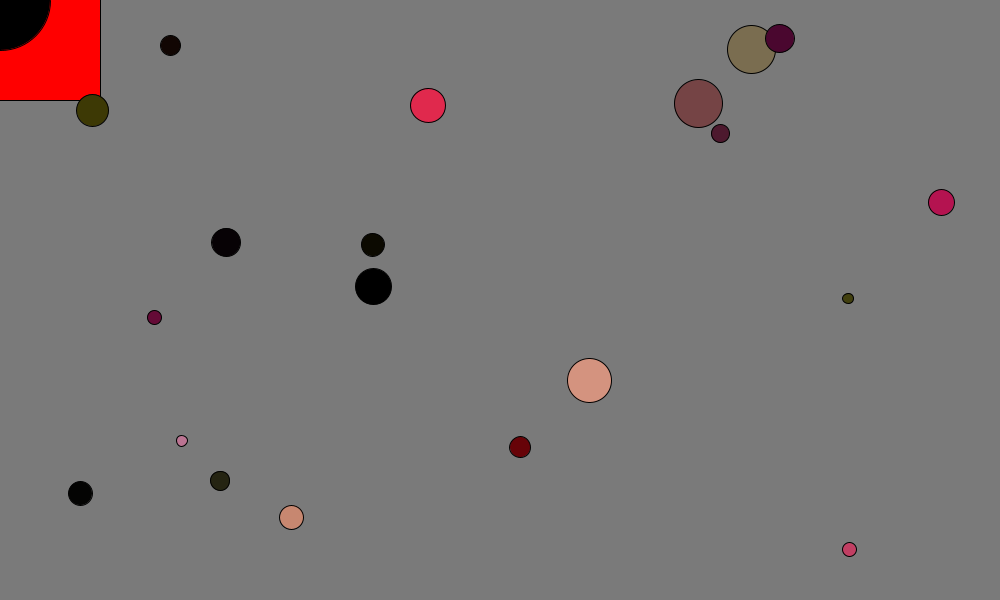
Frame 1 (no input)
Frame 60 (the mouse pressed at the canvas centre just before this capture): identical to frame 1, image omitted
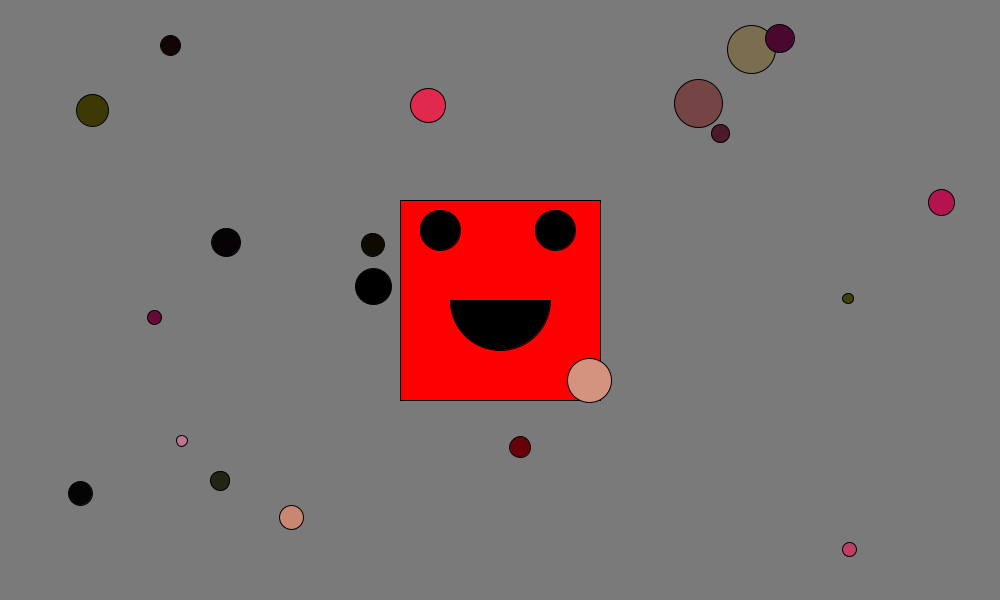
Frame 120 (the mouse held since frame 60 and released just before this capture)

The Processing sketch that drew these frames (run headless with seeded random() and noise(); from frame 60 on, the mouse is pressed at the canvas centre):

// Processing sketch: Circles_Generation
// ── Circles_Generation.pde
// I am declraing an array of floats which will store what we need to make the circles
float[] circle1;
float[] circle2;
float[] circle3;
float[] circle4;
float[] circle5;
float[] circle6;
float[] circle7;
float[] circle8;
float[] circle9;
float[] circle10;
float[] circle11;
float[] circle12;
float[] circle13;
float[] circle14;
float[] circle15;
float[] circle16;
float[] circle17;
float[] circle18;
float[] circle19;
float[] circle20;

Face myFace;

// Creating our 2D array and are storing 20 items in it
float[][] myCircles = new float[20][];

// Each item is array is getting a random size so the for loop will 
//generate circles with different width and height
float size1 = random(10,50);
float size2 = random(10,50);
float size3 = random(10,50);
float size4 = random(10,50);
float size5 = random(10,50);
float size6 = random(10,50);
float size7 = random(10,50);
float size8 = random(10,50);
float size9 = random(10,50);
float size10 = random(10,50);
float size11 = random(10,50);
float size12 = random(10,50);
float size13 = random(10,50);
float size14 = random(10,50);
float size15 = random(10,50);
float size16 = random(10,50);
float size17 = random(10,50);
float size18 = random(10,50);
float size19 = random(10,50);
float size20 = random(10,50);

float colour1 = random(0,255);
float colour2 = random(0,255);
float colour3 = random(0,255);
float colour4 = random(0,255);
float colour5 = random(0,255);
float colour6 = random(0,255);
float colour7 = random(0,255);
float colour8 = random(0,255);
float colour9 = random(0,255);
float colour10 = random(0,255);
float colour11 = random(0,255);
float colour12 = random(0,255);
float colour13 = random(0,255);
float colour14 = random(0,255);
float colour15 = random(0,255);
float colour16 = random(0,255);
float colour17 = random(0,255);
float colour18 = random(0,255);
float colour19 = random(0,255);
float colour20 = random(0,255);

void setup() {

  myFace = new Face();
  
  // Each circle is storing 4 points: x, y , width and 
  //height since ellipse takes 4 items
  
  circle1 = new float[7];
  circle2 = new float[7];
  circle3 = new float[7];
  circle4 = new float[7];
  circle5 = new float[7];
  circle6 = new float[7];
  circle7 = new float[7];
  circle8 = new float[7];
  circle9 = new float[7];
  circle10 = new float[7];
  circle11 = new float[7];
  circle12 = new float[7];
  circle13 = new float[7];
  circle14 = new float[7];
  circle15 = new float[7];
  circle16 = new float[7];
  circle17 = new float[7];
  circle18 = new float[7];
  circle19 = new float[7];
  circle20 = new float[7];
  
  // We are giving each circle the x, y, width and height 
  //so we can loop each item into array
  
  
  circle1[0] = random(10,990);
  circle1[1] = random(10,590);
  circle1[2] = size1;
  circle1[3] = size1;
  circle1[4] = colour1;
  circle1[5] = random(colour1);
  circle1[6] = random(colour1);
  
  circle2[0] = random(10,990);
  circle2[1] = random(10,590);
  circle2[2] = size2;
  circle2[3] = size2;
  circle2[4] = colour2;
  circle2[5] = random(colour2);
  circle2[6] = random(colour2);
  
  circle3[0] = random(10,990);
  circle3[1] = random(10,590);
  circle3[2] = size3;
  circle3[3] = size3;
  circle3[4] = colour3;
  circle3[5] = random(colour3);
  circle3[6] = random(colour3);
  
  circle4[0] = random(10,990);
  circle4[1] = random(10,590);
  circle4[2] = size4;
  circle4[3] = size4;
  circle4[4] = colour4;
  circle4[5] = random(colour4);
  circle4[6] = random(colour4);
  
  circle5[0] = random(10,990);
  circle5[1] = random(10,590);
  circle5[2] = size5;
  circle5[3] = size5;
  circle5[4] = colour5;
  circle5[5] = random(colour5);
  circle5[6] = random(colour5);
  
  circle6[0] = random(10,990);
  circle6[1] = random(10,590);
  circle6[2] = size6;
  circle6[3] = size6;
  circle6[4] = colour6;
  circle6[5] = random(colour6);
  circle6[6] = random(colour6);
  
  circle7[0] = random(10,990);
  circle7[1] = random(10,590);
  circle7[2] = size7;
  circle7[3] = size7;
  circle7[4] = colour7;
  circle7[5] = random(colour7);
  circle7[6] = random(colour7);
  
  circle8[0] = random(10,990);
  circle8[1] = random(10,590);
  circle8[2] = size8;
  circle8[3] = size8;
  circle8[4] = colour8;
  circle8[5] = random(colour8);
  circle8[6] = random(colour8);
  
  circle9[0] = random(10,990);
  circle9[1] = random(10,590);
  circle9[2] = size9;
  circle9[3] = size9;
  circle9[4] = colour9;
  circle9[5] = random(colour9);
  circle9[6] = random(colour9);
  
  circle10[0] = random(10,990);
  circle10[1] = random(10,590);
  circle10[2] = size10;
  circle10[3] = size10;
  circle10[4] = colour10;
  circle10[5] = random(colour10);
  circle10[6] = random(colour10);
  
  circle11[0] = random(10,990);
  circle11[1] = random(10,590);
  circle11[2] = size11;
  circle11[3] = size11;
  circle11[4] = colour11;
  circle11[5] = random(colour11);
  circle11[6] = random(colour11);
  
  circle12[0] = random(10,990);
  circle12[1] = random(10,590);
  circle12[2] = size12;
  circle12[3] = size12;
  circle12[4] = colour12;
  circle12[5] = random(colour12);
  circle12[6] = random(colour12);
  
  circle13[0] = random(10,990);
  circle13[1] = random(10,590);
  circle13[2] = size13;
  circle13[3] = size13;
  circle13[4] = colour13;
  circle13[5] = random(colour13);
  circle13[6] = random(colour13);
  
  circle14[0] = random(10,990);
  circle14[1] = random(10,590);
  circle14[2] = size14;
  circle14[3] = size14;
  circle14[4] = colour14;
  circle14[5] = random(colour14);
  circle14[6] = random(colour14);
  
  circle15[0] = random(10,990);
  circle15[1] = random(10,590);
  circle15[2] = size15;
  circle15[3] = size15;
  circle15[4] = colour15;
  circle15[5] = random(colour15);
  circle15[6] = random(colour15);
  
  circle16[0] = random(10,990);
  circle16[1] = random(10,590);
  circle16[2] = size16;
  circle16[3] = size16;
  circle16[4] = colour16;
  circle16[5] = random(colour16);
  circle16[6] = random(colour16);
  
  circle17[0] = random(10,990);
  circle17[1] = random(10,590);
  circle17[2] = size17;
  circle17[3] = size17;
  circle17[4] = colour17;
  circle17[5] = random(colour17);
  circle17[6] = random(colour17);
  
  circle18[0] = random(10,990);
  circle18[1] = random(10,590);
  circle18[2] = size18;
  circle18[3] = size18;
  circle18[4] = colour18;
  circle18[5] = random(colour18);
  circle18[6] = random(colour18);
  
  circle19[0] = random(10,990);
  circle19[1] = random(10,590);
  circle19[2] = size19;
  circle19[3] = size19;
  circle19[4] = colour19;
  circle19[5] = random(colour19);
  circle19[6] = random(colour19);
  
  circle20[0] = random(10,990);
  circle20[1] = random(10,590);
  circle20[2] = size20;
  circle20[3] = size20;
  circle20[4] = colour20;
  circle20[5] = random(colour20);
  circle20[6] = random(colour20);
  
  // Each item in array stores a different circle.
  myCircles[0] = circle1;
  myCircles[1] = circle2;
  myCircles[2] = circle3;
  myCircles[3] = circle4;
  myCircles[4] = circle5;
  myCircles[5] = circle6;
  myCircles[6] = circle7;
  myCircles[7] = circle8;
  myCircles[8] = circle9;
  myCircles[9] = circle10;
  myCircles[10] = circle11;
  myCircles[11] = circle12;
  myCircles[12] = circle13;
  myCircles[13] = circle14;
  myCircles[14] = circle15;
  myCircles[15] = circle16;
  myCircles[16] = circle17;
  myCircles[17] = circle18;
  myCircles[18] = circle19;
  myCircles[19] = circle20;
  
  size(1000, 600);
  background(122);
}

void draw() {
  
  background(122);
  myFace.coordinates(mouseX - 100, mouseY - 100);
  
  // Our for loop now generates 20 random circles with different 
  //x, y, width and height properties
  
  for (int r=0; r < 20; r++) {
    ellipse(myCircles[r][0], myCircles[r][1], myCircles[r][2], myCircles[r][3]);
    fill(myCircles[r][4], myCircles[r][5], myCircles[r][6]);
    
    if ((keyPressed == true) && (keyCode == UP)) {
      myCircles[r][1] -= 5;
    }
    
    if ((keyPressed == true) && (keyCode == DOWN)) {
      myCircles[r][1] += 5;
    }
    
    if ((keyPressed == true) && (keyCode == LEFT)) {
      myCircles[r][0] -= 5;
    }
    
    if ((keyPressed == true) && (keyCode == RIGHT)) {
      myCircles[r][0] += 5;
    }
  }
}
// ── Face.pde
class Face {
  
  void coordinates() {
    coordinates(0,0);
  }
  
  void coordinates(int xPosition, int yPosition) {
    pushMatrix();
    
    translate(xPosition, yPosition);
    
    fill(255,0,0);
    
    rect(0, 0, 200, 200);
    
    fill(0);
    ellipse(40, 30, 40, 40);
    
    ellipse(155, 30, 40, 40);
    
    arc(100, 100, 100, 100, 0, PI);
    
    popMatrix();
    
  }
}
